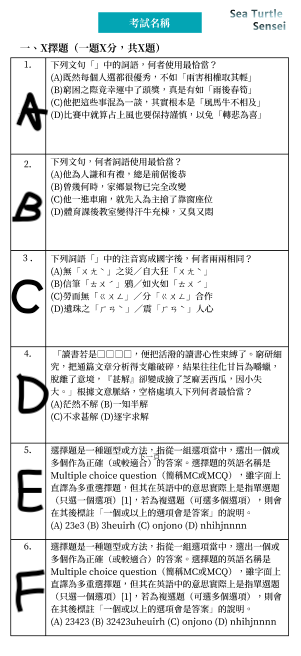
#> input picture paper.png, 301 x 656 px
$ python 'roi try.py'
#> lines starting #> are read from the running program, lines starting #| are printed output that depends on the picture
import cv2
import imutils
import joblib

pts = []

img = cv2.imread("paper.png")
#> img is the input picture: shape (656, 301, 3); mean B, G, R 230.4, 230.2, 228.5
img = imutils.resize(img, width=500)
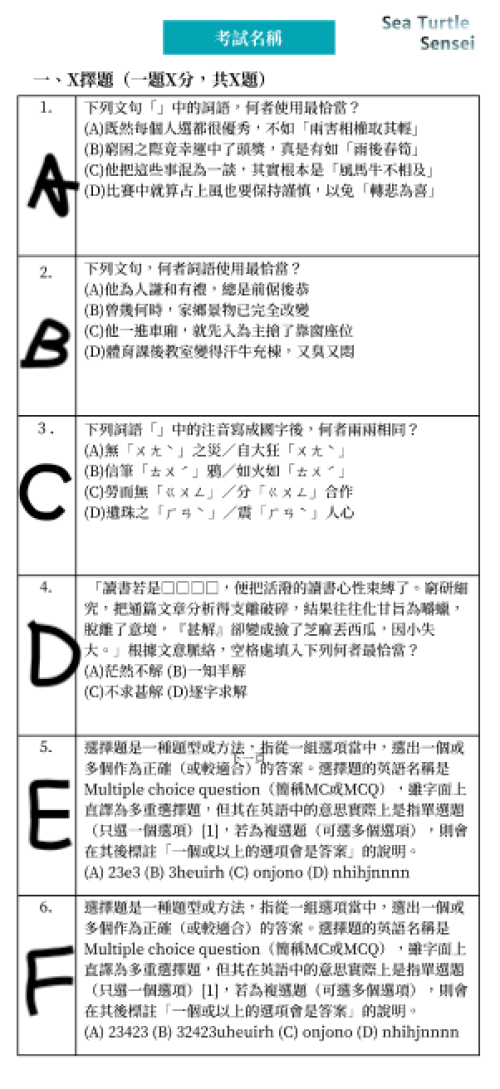
#> img: shape (1089, 500, 3); mean B, G, R 230.3, 230.2, 228.5

#> (the run stopped early here; a loop or call above may not have finished)

$ run again, with answer.png copied over paper.png
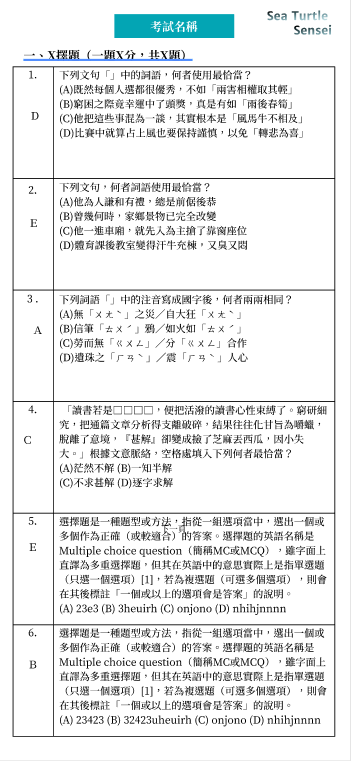
#> input picture answer.png, 351 x 761 px
#> img is the input picture: shape (761, 351, 3); mean B, G, R 234, 233.7, 232
#> `img = imutils.resize(img, width=500)`:
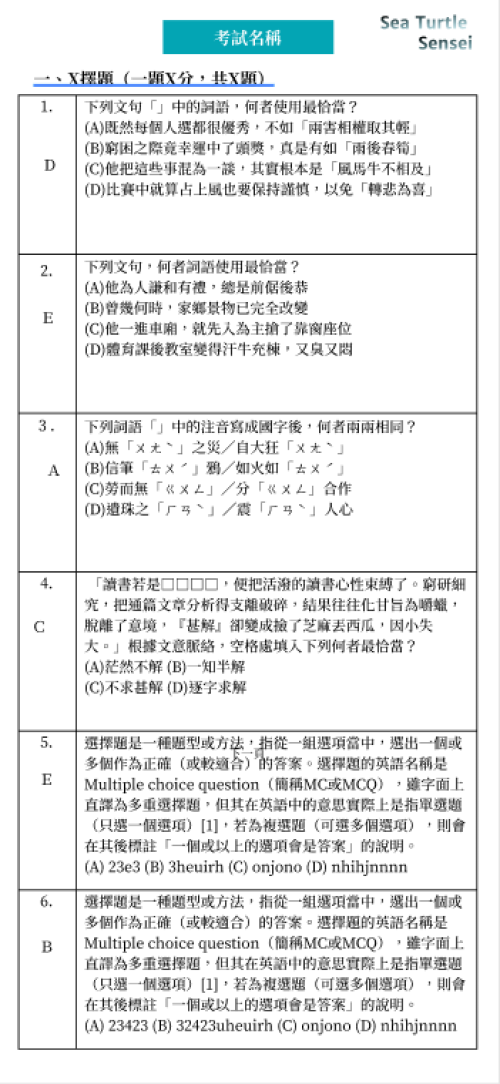
#> img: shape (1084, 500, 3); mean B, G, R 234, 233.7, 232
